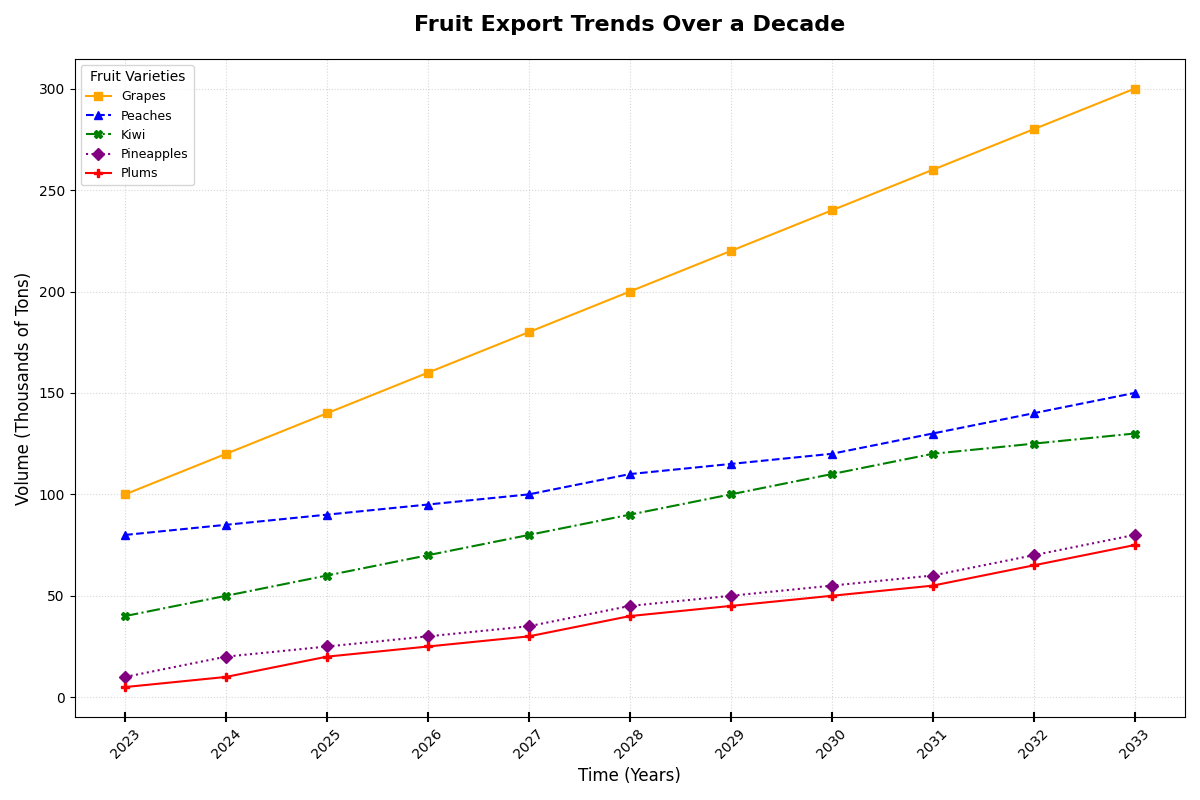

Recreate this plot in Python.
import matplotlib.pyplot as plt
import numpy as np

years = np.arange(2023, 2034)
types_of_fruits = ['Grapes', 'Peaches', 'Kiwi', 'Pineapples', 'Plums']
apples = [100, 120, 140, 160, 180, 200, 220, 240, 260, 280, 300]
bananas = [80, 85, 90, 95, 100, 110, 115, 120, 130, 140, 150]
cherries = [40, 50, 60, 70, 80, 90, 100, 110, 120, 125, 130]
dragonfruits = [10, 20, 25, 30, 35, 45, 50, 55, 60, 70, 80]
elderberries = [5, 10, 20, 25, 30, 40, 45, 50, 55, 65, 75]
export_data = [np.array(apples), np.array(bananas), np.array(cherries), np.array(dragonfruits), np.array(elderberries)]

fig, ax = plt.subplots(figsize=(12, 8))

line_styles = ['-', '--', '-.', ':', '-']
markers = ['s', '^', 'X', 'D', 'P']
colors = ['orange', 'blue', 'green', 'purple', 'red']

for fruit, data, line_style, marker, color in zip(types_of_fruits, export_data, line_styles, markers, colors):
    ax.plot(years, data, linestyle=line_style, marker=marker, color=color, label=fruit)

ax.set_title('Fruit Export Trends Over a Decade', fontsize=16, fontweight='bold', pad=20)
ax.set_xlabel('Time (Years)', fontsize=12)
ax.set_ylabel('Volume (Thousands of Tons)', fontsize=12)

ax.set_xticks(years)
ax.set_xticklabels(years, rotation=45)

ax.grid(True, linestyle=':', alpha=0.5)
ax.legend(title='Fruit Varieties', fontsize=9, title_fontsize=10, loc='upper left')

ax.tick_params(axis='x', which='major', length=7, width=1.5, direction='inout')

plt.tight_layout()
plt.show()
